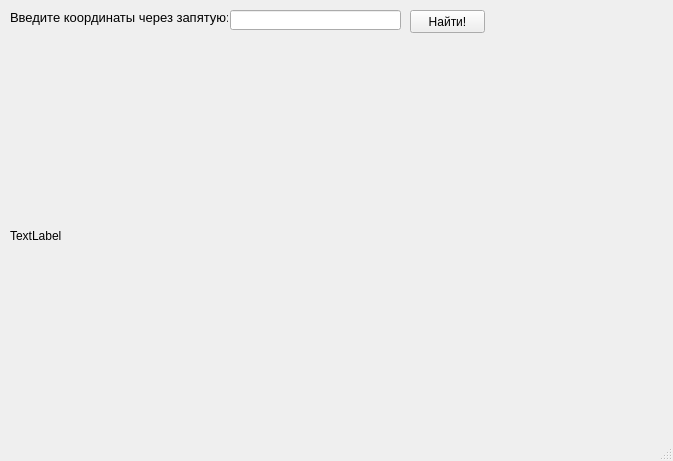
<?xml version="1.0" encoding="UTF-8"?>
<ui version="4.0">
 <class>Triple</class>
 <widget class="QMainWindow" name="Triple">
  <property name="geometry">
   <rect>
    <x>0</x>
    <y>0</y>
    <width>673</width>
    <height>461</height>
   </rect>
  </property>
  <property name="windowTitle">
   <string>Triple</string>
  </property>
  <widget class="QWidget" name="centralwidget">
   <widget class="QLabel" name="text">
    <property name="geometry">
     <rect>
      <x>10</x>
      <y>10</y>
      <width>218</width>
      <height>16</height>
     </rect>
    </property>
    <property name="text">
     <string>&lt;html&gt;&lt;head/&gt;&lt;body&gt;&lt;p&gt;&lt;span style=&quot; font-size:10pt;&quot;&gt;Введите координаты через запятую:&lt;/span&gt;&lt;/p&gt;&lt;/body&gt;&lt;/html&gt;</string>
    </property>
   </widget>
   <widget class="QLineEdit" name="coords">
    <property name="geometry">
     <rect>
      <x>230</x>
      <y>10</y>
      <width>171</width>
      <height>20</height>
     </rect>
    </property>
   </widget>
   <widget class="QLabel" name="picture">
    <property name="geometry">
     <rect>
      <x>10</x>
      <y>50</y>
      <width>451</width>
      <height>371</height>
     </rect>
    </property>
    <property name="text">
     <string>TextLabel</string>
    </property>
    <property name="indent">
     <number>-6</number>
    </property>
   </widget>
   <widget class="QPushButton" name="find">
    <property name="geometry">
     <rect>
      <x>410</x>
      <y>10</y>
      <width>75</width>
      <height>23</height>
     </rect>
    </property>
    <property name="text">
     <string>Найти!</string>
    </property>
   </widget>
  </widget>
  <widget class="QMenuBar" name="menubar">
   <property name="geometry">
    <rect>
     <x>0</x>
     <y>0</y>
     <width>673</width>
     <height>21</height>
    </rect>
   </property>
  </widget>
  <widget class="QStatusBar" name="statusbar"/>
 </widget>
 <resources/>
 <connections/>
</ui>
